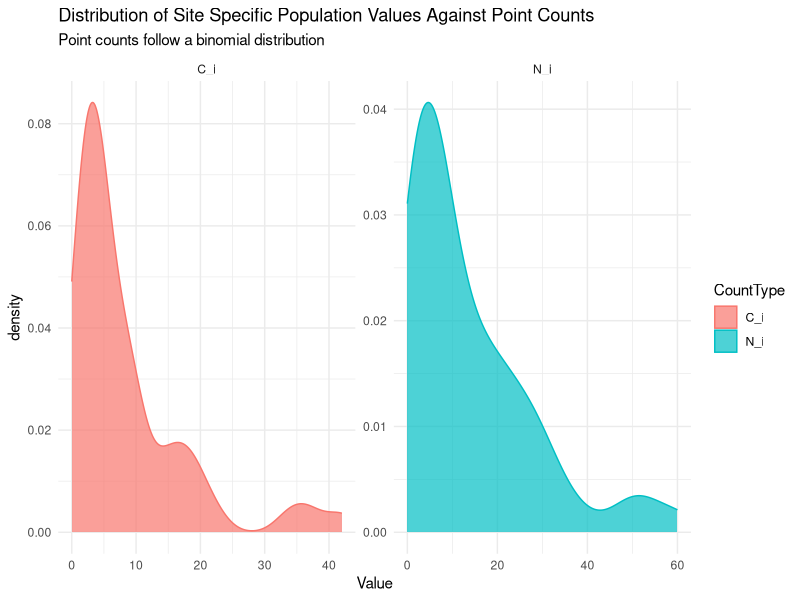
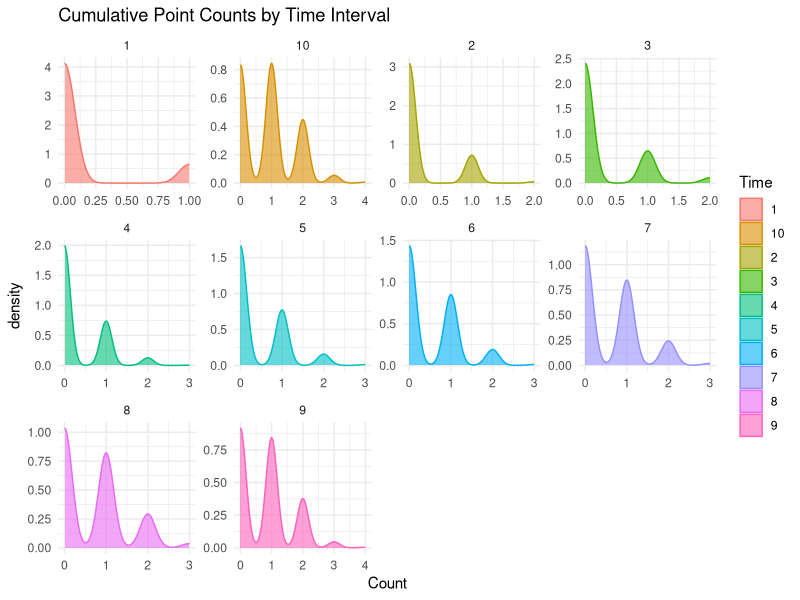
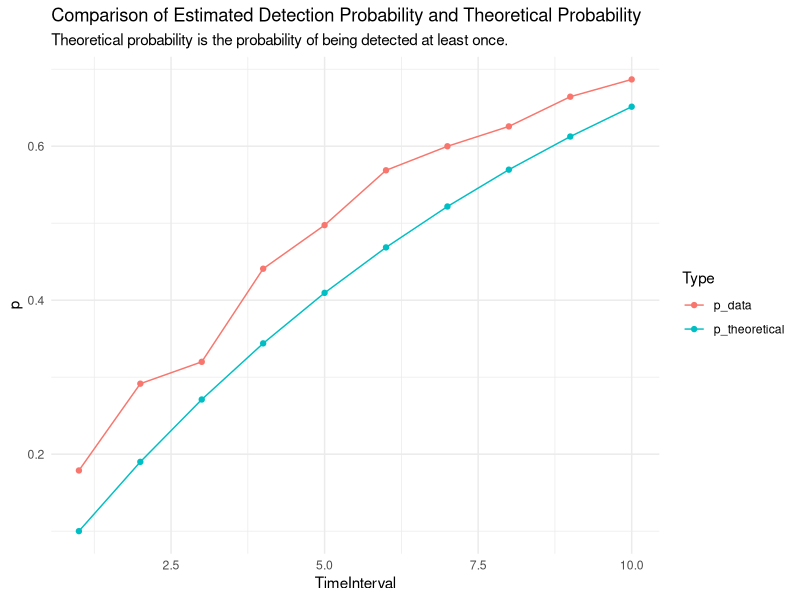

The R source for these figures, in order:
## ---- chunk 1
knitr::opts_chunk$set(echo = TRUE)
## ---- chunk 2
library(tidyverse)
library(data.table)
library(matrixStats)
## ---- chunk 3
p_1m = 0.1 # needs to be the same p_1m I use to generate summarized count data
maxMinute = 10
psi=0.6
n_locations = 50
lambda = 15 # get this number from some data?
## ---- chunk 4
set.seed(1)
locationID = 1:n_locations
#N_i = rpois(n_locations,lambda)
N_i = rnbinom(n_locations, mu = lambda, size= 1)
dfPop = as.data.frame(cbind(locationID, N_i))
head(dfPop)
## ---- chunk 5
PredictProbability = function(m, p1m){
  # the way I think about this function is (for the time example): 
  # p1m is the probability of detecting an individual within a 1 min interval 
  # 1-p1m is the probability of not detecting an individual within a 1 min interval
  # (1-p1m)^m is the probability of not detecting an individual at all within m minutes
  # 1-((1-p1m)^m) is the probability of detecting an individual at least once within 
  # m minutes
  p_m = 1-((1-p1m)**m)
  return(p_m)
}
## ---- chunk 6
# generating point counts ci ~ Bin(Ni,p)
generatePointCount = function(Ni,p_1m,maxMinute){
  NiUse = ifelse(Ni==0,1,Ni)
  individuals = 1:NiUse
  survey_1 = as.data.frame(individuals)
  #survey_1$locationID = locationID
  
  # generate a binomial distribution of counts, where detection probability 
  # depends on time (maxMinute)
  set.seed(1)
  for(time in 1:maxMinute){
    #p_m = PredictProbability(time,p_1m)
    
    # rbinom(10,1,0.2) not the same as rbinom(1,10,0.2)...
    
    
    # I'm saying each individual is either counted or not (bernoulli)
    # this data is already incremental :)
    
    # handle edge case when NI = 0
    if(Ni==0){
      sample_count = as.data.frame(0)
    } else{
      sample_count = as.data.frame(rbinom(nrow(survey_1),1,p_1m))
    }
    colnames(sample_count)=time
    survey_1 = cbind(survey_1,sample_count)
  }
  
  # do some manipulation to find total point count at the location 
  totalCount= rowSums(survey_1[,as.character(1:maxMinute)])
  totalCount= ifelse(totalCount>0,1,0)
  totalCount = sum(totalCount)
  
  # make the data incremental
  # survey_1_d = copy(survey_1) # make a duplicate to reference
  # for(column in 2:ncol(survey_1_d)){
  #   if(column==2){
  #    next()
  #   } else{
  #     survey_1[,column] = survey_1[,column] -survey_1_d[,column-1]
  #     # case for if previous column was a number but new column is 0
  #     survey_1[,column]= ifelse(survey_1[,column]<0,0,survey_1[,column])
  #   }
  # }
  
  return(list(survey_1,totalCount))
} 
## ---- chunk 7
result = sapply(dfPop$N_i, generatePointCount,p_1m,maxMinute)
dfPop$C_i = unlist(result[2,])
## ---- chunk 8
locationID = 1
finalDF = matrix(NA,0,0)

for (df in 1:length(result[1,])){
  dfTemp = result[1,][[df]]
  dfTemp$locationID = locationID
  
  if(df==1){
    finalDF = dfTemp
  } else {
   finalDF = rbind(finalDF, dfTemp)
  }

  locationID = locationID+1
}
## ---- chunk 9
# first number represents the location, second number represents the individual
finalDF$UniqueIdentifier = paste(finalDF$locationID,finalDF$individuals)

# find cumulative sum
colsUse = as.character(1:maxMinute)
tempdf = as.matrix(finalDF[,colsUse])
tempdf = rowCumsums(tempdf)
tempdf = as.data.frame(tempdf)
colnames(tempdf) = colsUse

# add some more details to the cumulative counts dataframe
tempdf$locationID= finalDF$locationID
tempdf$individuals = finalDF$individuals
tempdf$UniqueIdentifier = finalDF$UniqueIdentifier


# view
# tempdf shows cumulative sum of counts for the individual
head(tempdf)
# final df is the sparse matrix of detection history
head(finalDF)
# dfPop is the summarised counts - generated from finalDF values
head(dfPop)
## ---- chunk 10
dfPop %>%
  pivot_longer(cols = c("N_i","C_i"), names_to = "CountType", values_to = "Value")%>%
  ggplot()+ 
  geom_density(aes(x=Value, color = CountType, fill = CountType),alpha=0.7)+ 
  facet_wrap(~CountType,scales="free")+ 
  theme_minimal()+ 
  labs(title = "Distribution of Site Specific Population Values Against Point Counts",
       subtitle = "Point counts follow a binomial distribution")
## ---- chunk 11
mean(dfPop$C_i/dfPop$N_i,na.rm=TRUE)
PredictProbability(maxMinute,p_1m)
## ---- chunk 12
tempdf%>%
  pivot_longer(cols = c(colsUse), names_to = "Time", values_to = "Count")%>%
ggplot()+ 
  geom_density(aes(x=Count, fill = Time, color = Time),alpha=0.6)+ 
  facet_wrap(~Time,scales= "free")+ 
  theme_minimal()+
  labs(title= "Cumulative Point Counts by Time Interval")
## ---- chunk 13
finalDF %>%
  pivot_longer(cols = c(colsUse), names_to = "TimeInterval", values_to = "Count")%>%
  group_by(locationID, TimeInterval)%>%
  summarise(TotalCount = sum(Count))
## ---- chunk 14
CountByTimeInterval = tempdf %>%
  pivot_longer(cols = c(colsUse), names_to = "TimeInterval", values_to = "Count")%>%
  group_by(UniqueIdentifier,TimeInterval)%>%
  filter(Count>0) %>% # filter out counts that are 0 so we only count individuals present
  group_by(locationID,TimeInterval) %>%
  summarise(Count = n()) # find number of individuals detected at least once

# add information about dfPop
CountByTimeInterval = left_join(CountByTimeInterval,dfPop)
# find p_hat
CountByTimeInterval$p_hat = CountByTimeInterval$Count/CountByTimeInterval$N_i
head(CountByTimeInterval)
## ---- chunk 15
# find theoretical probability of being detected at least once
summaryPhat = CountByTimeInterval %>%
  group_by(TimeInterval)%>%
  summarise(p_data = mean(p_hat))
summaryPhat$TimeInterval = as.numeric(summaryPhat$TimeInterval)
summaryPhat$p_theoretical = PredictProbability(summaryPhat$TimeInterval, p_1m)
## ---- chunk 16
summaryPhat %>%
  pivot_longer(cols=c("p_data","p_theoretical"),names_to = "Type",values_to = "p" )%>%
ggplot()+
  geom_point(aes(x=TimeInterval, y = p,color=Type))+ 
  geom_line(aes(x=TimeInterval, y = p,color= Type))+
  theme_minimal()+ 
  labs(title = "Comparison of Estimated Detection Probability and Theoretical Probability",
       subtitle = "Theoretical probability is the probability of being detected at least once.")
